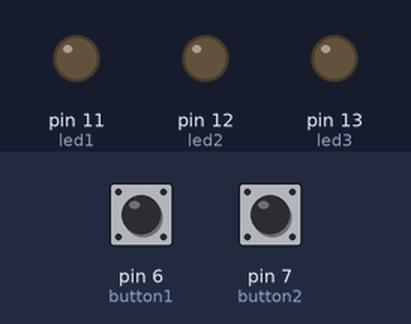
Recording of a sketch running on a simulated Arduino Uno, built with avr-gcc and run on an emulated ATmega328P. Shown: output pins drawn as LEDs (lit = HIGH). Dashed ring = blinking. The test bench sets the inputs (shaded band); at power-on: pin 6 (button1) LOW, pin 7 (button2) LOW.

Above: at 1.2 s.
1.3 s: pin 6 (button1) pulled HIGH for 0.15 s
At 1.55 s:
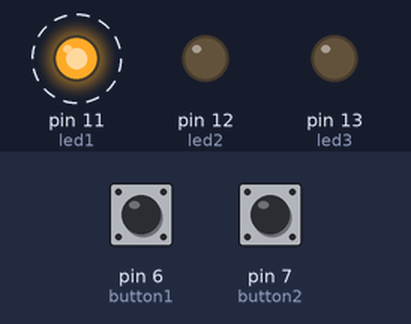
4.3 s: pin 7 (button2) pulled HIGH for 0.15 s
At 4.55 s:
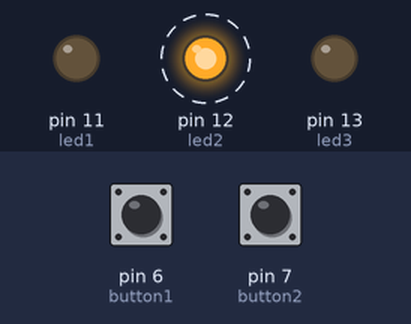
7.3 s: pin 7 (button2) pulled HIGH for 1 s
At 7.55 s:
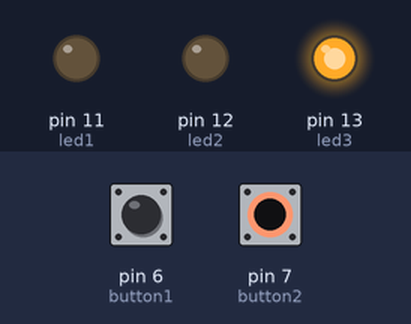
10.3 s: pin 7 (button2) pulled HIGH for 3.2 s
At 10.55 s:
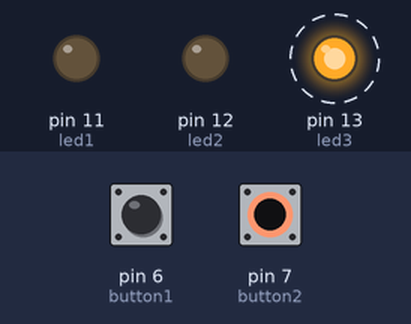
Timing chart, 0 to 16.0 s (numbered marks = the images above; inputs shaded):
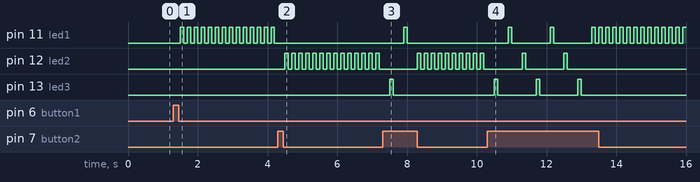

The sketch:

Button_Menu.ino
```cpp
int button1=6,button2=7;
int pushbutton1=0,pushbutton2=0;
int led1=11,led2=12,led3=13;
int i=0;

void setup()
{
  pinMode(button1, INPUT); pinMode(button2, INPUT);
  pinMode(led1, OUTPUT); pinMode(led2, OUTPUT); pinMode(led3, OUTPUT);
}

void loop()
{
  i=0;
  digitalWrite(led1, LOW);
  digitalWrite(led2, LOW);
  digitalWrite(led3, LOW);

  pushbutton1 = digitalRead(button1);
  if(pushbutton1 == HIGH)
  { delay(200); i=5; }

  while(i == 5)
  {
    i=1;
    while(i==1)
    {
      digitalWrite(led1, HIGH);delay(100);digitalWrite(led1, LOW);delay(100);
      pushbutton1 = digitalRead(button1);
      if(pushbutton1 == HIGH){delay(200); i=4;}
      pushbutton2 = digitalRead(button2);
      if(pushbutton2 == HIGH){delay(200); i=2;}
    }

    while(i==2)
    {
      digitalWrite(led2, HIGH);delay(100);digitalWrite(led2, LOW);delay(100);
      pushbutton1 = digitalRead(button1);
      if(pushbutton1 == HIGH){delay(200); i=4;}
      pushbutton2 = digitalRead(button2);
      if(pushbutton2 == HIGH){delay(200); i=3;}
    }

    while(i==3)
    {
      digitalWrite(led3, HIGH);delay(100);digitalWrite(led3, LOW);delay(100);
      pushbutton1 = digitalRead(button1);
      if(pushbutton1 == HIGH){delay(200); i=4;}
      pushbutton2 = digitalRead(button2);
      if(pushbutton2 == HIGH){delay(200); i=5;}
    }
  }

}
```

Measured:
- after the input at 1.3 s, pin 11 (led1): alternates HIGH for 0.10 s and LOW for 0.10 s, starting after 0.20 s
- after the input at 4.3 s, pin 11 (led1): stops changing and stays LOW; pin 12 (led2): alternates HIGH for 0.10 s and LOW for 0.10 s, starting after 0.20 s
- after the input at 7.3 s, pin 11 (led1): LOW → HIGH after 0.60 s, → LOW 0.10 s later; pin 13 (led3): LOW → HIGH after 0.20 s, → LOW 0.10 s later
- after the input at 10.3 s, pin 11 (led1): goes HIGH 0.10 s, LOW 1.1 s, HIGH 0.10 s, LOW 1.1 s, 13 × (HIGH 0.10 s, LOW 0.10 s), then HIGH, starting after 0.60 s; pin 12 (led2): alternates HIGH for 0.10 s and LOW for 1.1 s, 4 changes in all, then stays LOW, starting after 1.0 s
